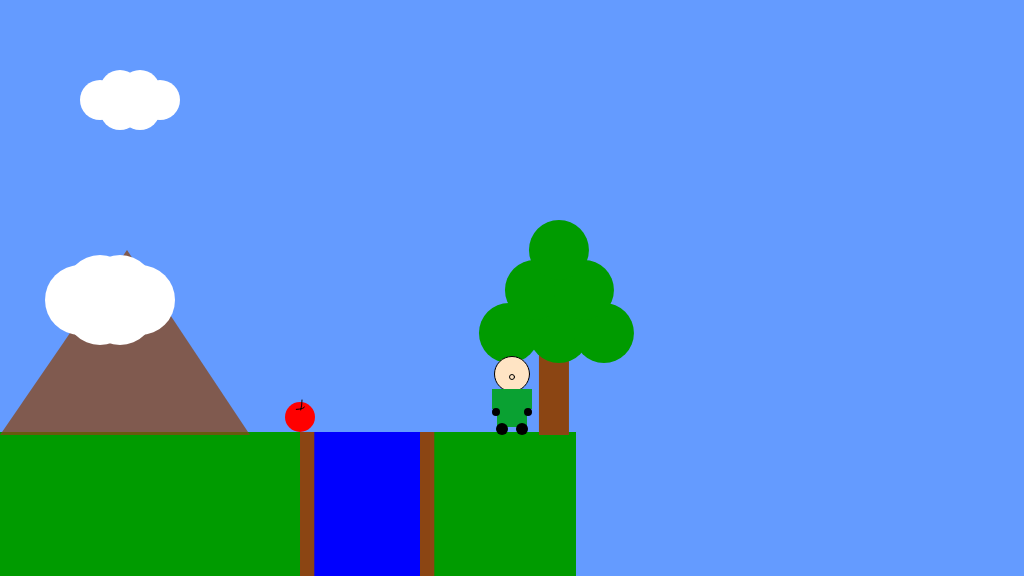
Frame 1 (no input)
Frame 60 (no input): identical to frame 1, image omitted
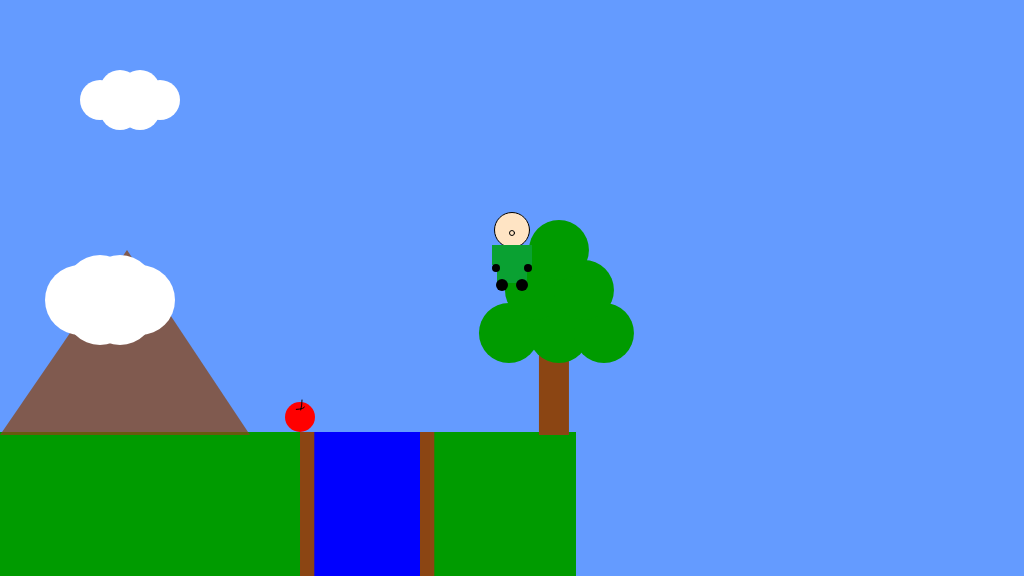
Frame 120 (the mouse pressed at the canvas centre since frame 60)

The p5.js sketch that drew these frames (run headless with seeded random() and noise() and a simulated clock; from frame 60 on, the mouse is pressed at the canvas centre):

// p5.js sketch
// ── sketch.js
/*

The Game Project

2b - using variables

*/

var floorPos_y;

var gameChar_x;
var gameChar_y;

var treePos_x;
var treePos_y;

var canyon;
var collectable;

var mountain;
var cloud;

function setup() {
	createCanvas(1024, 576);
	floorPos_y = 432; //NB. we are now using a variable for the floor position

	//NB. We are now using the built in variables height and width
	gameChar_x = width / 2;
	gameChar_y = floorPos_y;

	treePos_x = width / 1.9;
	treePos_y = height / 1.72;

	canyon = { x_pos: 0, width: 100 };

	collectable = { x_pos: 100, y_pos: 100, size: 50 };

	mountain = { x_pos: 100, y_pos: 100 };

	cloud = { x_pos: 100, y_pos: 100, width: 40, height: 40 };

}

function draw() {
	background(100, 155, 255); //fill the sky blue

	noStroke();
	fill(0, 155, 0);
	rect(0, floorPos_y, height, width - floorPos_y); //draw some green ground

	//Cloud and Mountain 

	noStroke();
	fill(255);
	//Cloud in the sky
	ellipse(cloud.x_pos, cloud.y_pos, cloud.width, cloud.height);
	ellipse(cloud.x_pos + 20, cloud.y_pos - 10, cloud.width , cloud.height);
	ellipse(cloud.x_pos + 20, cloud.y_pos + 10, cloud.width , cloud.height);
	ellipse(cloud.x_pos + 40, cloud.y_pos - 10, cloud.width , cloud.height);
	ellipse(cloud.x_pos + 40, cloud.y_pos + 10, cloud.width , cloud.height);
	ellipse(cloud.x_pos + 60, cloud.y_pos, cloud.width , cloud.height);
	noStroke();
	fill(255);
	fill(139, 69, 19, 190);
	//mountain
	triangle(mountain.x_pos - 100, mountain.y_pos + 335, mountain.x_pos + 150, mountain.y_pos + 335, mountain.x_pos + 27, mountain.y_pos + 150);
	fill(255, 255, 255);
	//Cloud casting mountain
	ellipse(cloud.x_pos - 20, cloud.y_pos + 200, cloud.width + 30, cloud.height + 30);
	ellipse(cloud.x_pos, cloud.y_pos + 190, cloud.width + 30, cloud.height + 30);
	ellipse(cloud.x_pos, cloud.y_pos + 210, cloud.width + 30, cloud.height + 30);
	ellipse(cloud.x_pos + 20, cloud.y_pos + 190, cloud.width + 30, cloud.height + 30);
	ellipse(cloud.x_pos + 20, cloud.y_pos + 210, cloud.width + 30, cloud.height + 30);
	ellipse(cloud.x_pos + 40, cloud.y_pos + 200, cloud.width + 30, cloud.height + 30);
	//Cloud and Mountein end

	// Tree 
	// fill brown
	fill(139, 69, 19);
	rect(treePos_x, treePos_y, 30, 100);
	// fill green
	fill(0, 155, 0);
	ellipse(treePos_x - 30, 333, 60, 60);
	ellipse(treePos_x + 20, 333, 60, 60);
	ellipse(treePos_x + 65, 333, 60, 60);
	ellipse(treePos_x - 4, 290, 60, 60);
	ellipse(treePos_x + 45, 290, 60, 60);
	ellipse(treePos_x + 20, 250, 60, 60);
	//Tree ends

	//Canyon from here

	//fill sky blue
	fill(0, 0, 255);
	rect(canyon.x_pos + 310, 432, canyon.width + 10, 144);
	fill(139, 69, 19);
	rect(canyon.x_pos + 300, 432, canyon.width / 7, 144);
	rect(canyon.x_pos + 420, 432, canyon.width / 7, 144);
	//Canyon End

	//Collectable Itenm
	noStroke();
	fill(255);
	fill(255, 0, 0);
	ellipse(collectable.x_pos * 3, collectable.y_pos + 317, collectable.size - 20, collectable.size - 20);
	fill(255, 255, 0, 0);
	stroke(0);
	arc(collectable.x_pos + 187, collectable.y_pos + 300, 30, 50, 0, PI / 5.0); // lower quarter circle
	arc(collectable.x_pos + 193, collectable.y_pos + 307, 23, 5, 0, PI / 5.0); // lower quarter circle
	//collectable item end.


		//Front facing character
		fill("#FFE4C4")
		ellipse(gameChar_x, gameChar_y - 58, 35, 35);
	
		fill('#FFE4C4');
		stroke('black'); // Add stroke to make the nose more obvious
		ellipse(gameChar_x, gameChar_y - 55, 5, 5);
	
		noStroke();
		fill("#0aa132");
		rect(gameChar_x - 15, gameChar_y - 43, 30, 38);
		rect(gameChar_x - 20, gameChar_y - 43, 5, 20);
		rect(gameChar_x + 15, gameChar_y - 43, 5, 20);
	
	
		fill('black')
		ellipse(gameChar_x - 10, gameChar_y - 3, 12, 12);
		ellipse(gameChar_x + 10, gameChar_y - 3, 12, 12);
		ellipse(gameChar_x - 16, gameChar_y - 20, 8, 8);
		ellipse(gameChar_x + 16, gameChar_y - 20, 8, 8);
		//Front facing character end


}

function mousePressed() {
	// Move character where user clicks on the screen.
	gameChar_x = mouseX;
	gameChar_y = mouseY;



}
